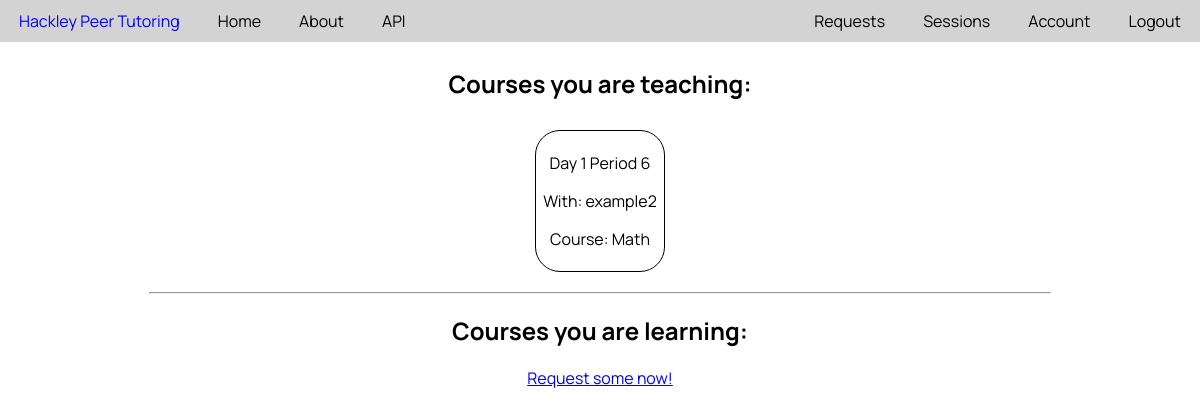
The app's page /sessions (signed in), older data.
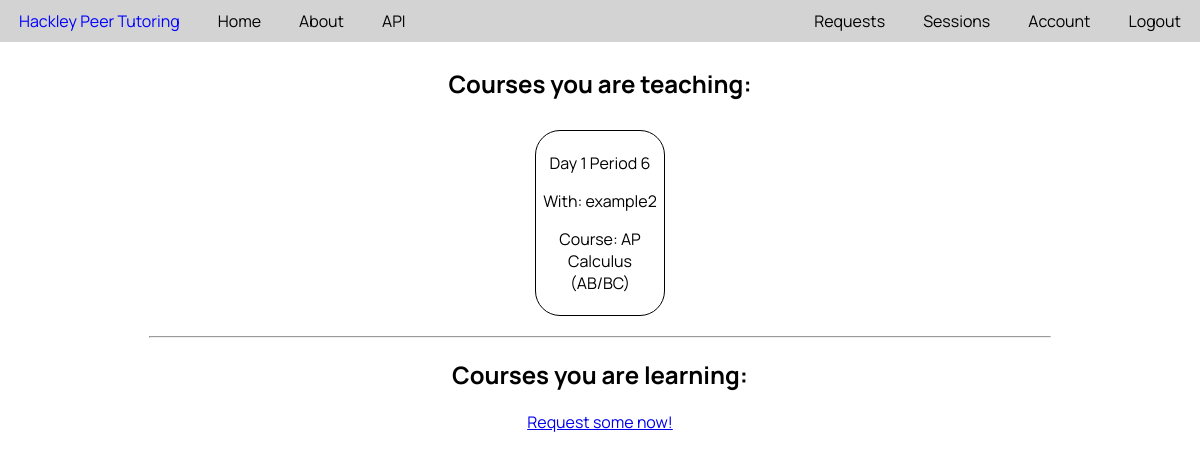
The same page, newer data.
### PeerTutor/models.py (models this page shows, shortened)
class Match(db.Model):
    __tablename__ = 'match'
    id = db.Column(db.Integer, primary_key=True)
    tutor_id = db.Column(db.Integer, nullable=False)
    tutee_id = db.Column(db.Integer, nullable=False)
    course_id = db.Column(db.Integer, nullable=False)
    period = db.Column('period', db.String, nullable=False)

class User(db.Model, UserMixin):
    __tablename__ = 'user'
    id = db.Column(db.Integer, primary_key=True)
    username = db.Column(db.String(20), unique=True, nullable=False)
    email = db.Column(db.String(120), unique=True, nullable=False)
    password = db.Column(db.String(60), nullable=False)
    permission = db.Column(db.Integer, default='1')
    grade = db.Column(db.Integer, nullable=False)
    date_joined = db.Column(db.DateTime, nullable=False, default=datetime.utcnow)
    gradeLevels = db.Column(db.String(20), default="8,9,10,11,12") #8 means all middle school
    schedule = db.relationship('Schedule', backref='user', lazy=True)
    requests = db.relationship('CourseRequest', backref='user', lazy=True)

class Course(db.Model):
    __tablename__ = 'course'
    id = db.Column(db.Integer, primary_key=True)
    name = db.Column(db.String(20), unique=True, nullable=False)
    description = db.Column(db.Text, nullable=False)

### PeerTutor/tutoring/routes.py (the view)
@tutor_functions.route('/sessions', methods=['GET'])
@login_required
def sessions():
    teacherMatches = Match.query.filter_by(tutor_id=current_user.id).all()
    studentMatches = Match.query.filter_by(tutee_id=current_user.id).all()
    return render_template('sessions.html', teacherMatches=teacherMatches, studentMatches=studentMatches, queryUser=queryUser, queryCourse=queryCourse, convertPeriodToString=convertPeriodToString, len=len)

### PeerTutor/algorithims/conversions.py (called while the page is built)
def stringToArrayUD(string): #undelimited
    array = []
    for letter in string:
        array.append(letter)
    return array

### PeerTutor/models.py (called while the page is built)
@login_manager.user_loader
def load_user(user_id):
   return User.query.get(int(user_id))

### PeerTutor/tutoring/utils.py (called while the page is built)
def queryUser(id):
    return User.query.get(id)

def queryCourse(id):
    return Course.query.get(id)

def convertPeriodToString(period):
    array = stringToArrayUD(period)
    return "Day " + array[1] + " Period " + array[3]

### PeerTutor/templates/sessions.html (shortened to what this page needs)
{% extends 'base.html' %}
{% block content %}
    <div class="session-container">
        <h2> Courses you are teaching: </h2>
        {% for match in teacherMatches %}
            <div class="match-container">
                <p> {{ convertPeriodToString(match.period) }} </p>
                <p> With: {{ queryUser(match.tutee_id).username }} </p>
                <p> Course: {{ queryCourse(match.course_id).name }} </p>
            </div>
        {% endfor %}
    </div>
    <hr class="session-divider">
    <div class="session-container">
        <h2> Courses you are learning: </h2>
        {% if len(studentMatches) == 0 %}
            <a href="{{url_for('tutor_functions.requests')}}"> Request some now! </a>
        {% endif %}
    </div>
{% endblock %}

### PeerTutor/templates/base.html (shortened to what this page needs)
<!DOCTYPE html>
<html lang="en">
<head>
    <link rel="stylesheet" type="text/css" href="{{ url_for('static', filename='main.css') }}">
</head>
<body>
  <header class="nav-bar-header">
    <nav class="nav-bar-nav">
      <div class="nav-bar-div">
        <a class="link left-link logo" href="{{ url_for('main.home') }}">Hackley Peer Tutoring</a>
          <div class="left-link-group">
            <a class="link left-link" href="{{ url_for('main.home') }}">Home</a>
            <a class="link left-link" href="{{ url_for('main.about') }}">About</a>
            <a class="link left-link" href="{{ url_for('main.apiHelp')}}">API</a>
          </div>
          <div class="right-link-group">
          {% if current_user.is_authenticated %}
            <a class="link right-link" href=" {{ url_for('users.logout') }}">Logout</a>
            <a class="link right-link" href=" {{ url_for('users.account') }}">Account</a>
            <a class="link right-link" href=" {{ url_for('tutor_functions.sessions') }}">Sessions</a>
            <a class="link right-link" href=" {{ url_for('tutor_functions.requests') }}">Requests</a>
          {% else %}
            <a class="link right-link" href=" {{ url_for('users.login') }}">Login</a>
            <a class="link right-link" href="{{ url_for('users.register') }}">Register</a>
          {% endif %}
        </div>
      </div>
    </nav>
  </header>
  <main role="main" class="content">
      <div class="messages">
          {% block content %}{% endblock %}
      </div>
  </main>
</body>

### PeerTutor/static/main.css (style rules this page uses)
body { margin: 0px; font-family: 'Manrope', sans-serif; }
.link { display: inline; padding-top: 10px; padding-bottom: 10px; padding-right: 19px; padding-left: 19px; margin-top:0px; color:black; text-decoration: none; background-color: lightgrey; margin-bottom:0px; }
.right-link { float: right; }
.left-link { float: left; }
.nav-bar-header { display:inline-block; height: auto; width: 100%; padding-top: 0px; background-color: lightgrey; margin:0px; padding-bottom:0px; }
.logo { border-style: hidden; color: blue; margin-left: 0px; margin-bottom:0px; }
.left-link-group { float: left; }
.right-link-group { float:right; }
.nav-bar-nav { width: 100%; margin: 0px; padding-bottom:0px; }
.nav-bar-div { margin: 0px; padding-bottom:0px; }
.messages { margin: 0px; }
.match-container { border: 1px solid black; padding: 5px; width: 10%; display: inline-block; margin: 10px; text-align: center; border-radius: 25px; }
.session-container { margin: 10px; text-align: center; }
.session-divider { width: 75%; }
hr { width: 75%; }

Row changes from the older to the newer data that the page shows:
changed Course: name "Math" → "AP Calculus (AB/BC)"
